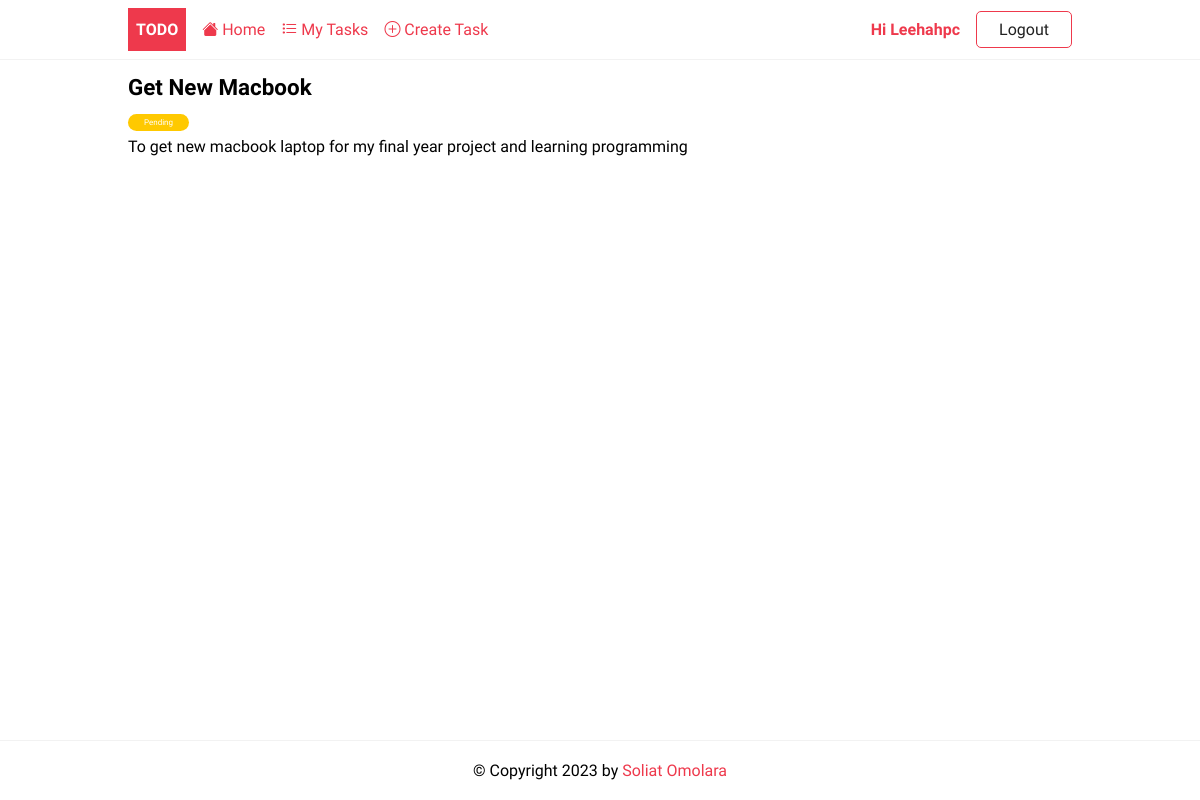
Before: /details/1/ (signed in) with the older database file.
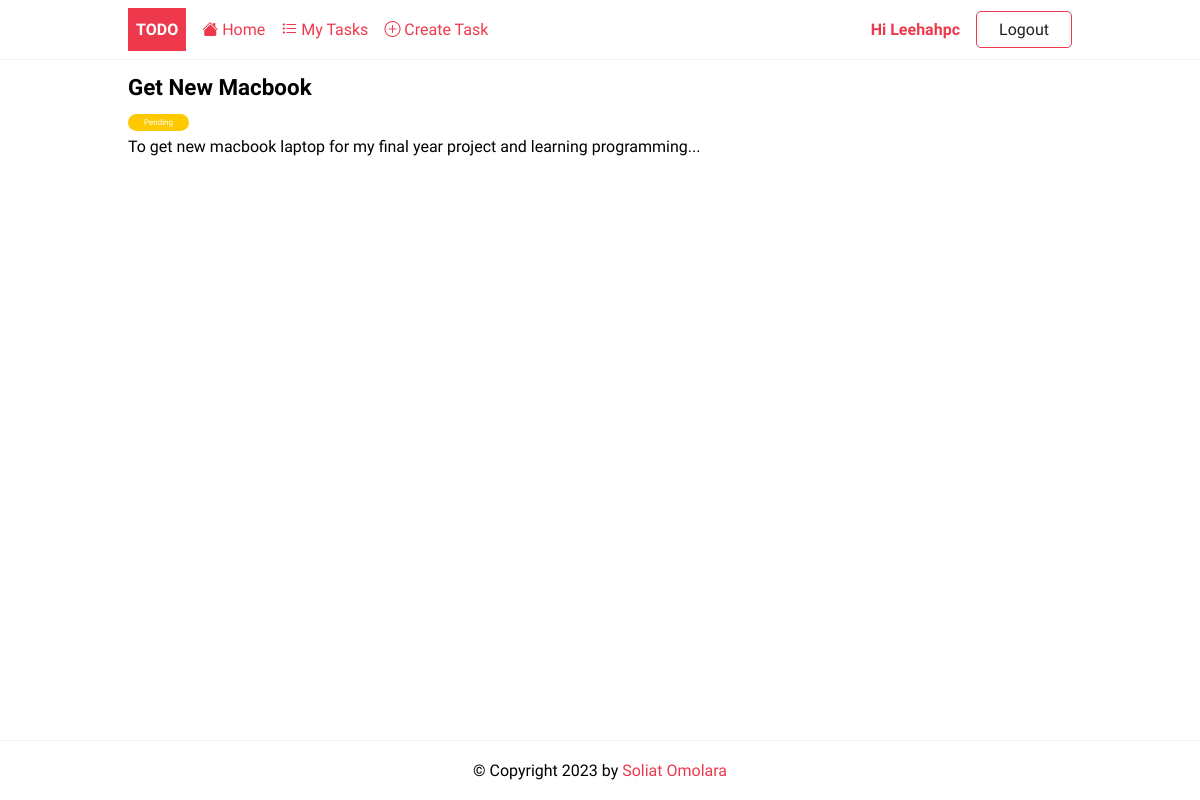
After: the same page with the newer database file.
### todoapp/models.py (models this page shows, shortened)
class Todo(models.Model):
    user = models.ForeignKey(User, on_delete=models.CASCADE, null=True, blank=True)
    title = models.CharField(max_length=250)
    description = models.TextField(null=True, blank=True)
    completed = models.BooleanField(default=False)
    created = models.DateTimeField(auto_now_add=True)

### todoapp/views.py (the view)
# urls.py: path('details/<int:pk>/', TodoDetail.as_view(), name='details'),
class TodoDetail(LoginRequiredMixin,DetailView):
    model = Todo
    context_object_name = 'task'
    def get_queryset(self):
        base_qs = super(TodoDetail, self).get_queryset()
        return base_qs.filter(user=self.request.user)

### todoapp/templates/todoapp/todo_detail.html
{%extends 'todoapp/base.html'%}
{%block content%}
 <article class="task">
	<header>
		<h2>{{ task.title }}</h2>
		<span class="badge {% if task.completed %}badge-completed{% else %}badge-pending{%endif%}">
			{% if task.completed %} Completed {%else%} Pending {%endif%}
		</span>
	</header>
	<p>{{task.description}}</p>
</article>
{%endblock content%}

Changed rows visible on the page:
changed Todo "Get New Macbook": description "To get new macbook laptop for my final year project and learning programming" → "To get new macbook laptop for my final year project and learning programming..."
